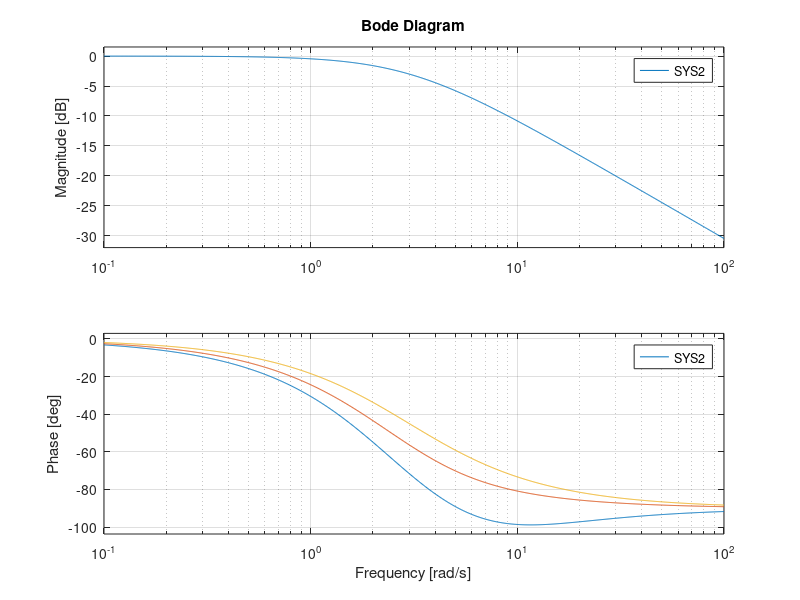

The MATLAB script that drew this image:
clc; clear all; close all;

%% 1.3 Simulink values TP3 automatique

a = -2;

c = 1;
d = [0 0];

B = 1;
E = 1;
BE = [B E];

%Calcul de Ka:
Aa = [-2 0;1 0];
Ba = [1;0];
Ca = [1 0];

Ka = acker(Aa,Ba,[-3 -3])

% Fonction de transfert
N = 3;
h = ones(1,N)

for h = 1:N
    Bbf =Ba*h + [0;-1]
    
    [num1,den1] = ss2tf(Aa-Ba*Ka,Bbf,Ca,0);
    SYS2 = tf(num1,den1)
    figure(2)
    hold on
    bode(SYS2)
    grid on
end